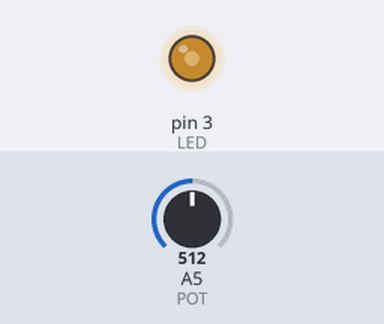
Simulated run of this sketch. Board: Arduino Uno, built with avr-gcc and run on an emulated ATmega328P. On the bench: output pins drawn as LEDs (lit = HIGH). The test bench sets the inputs (shaded band); at power-on: A5 (POT) = 512.

Above: at 1.2 s.
1.3 s: A5 (POT) set to 716
At 2.1 s:
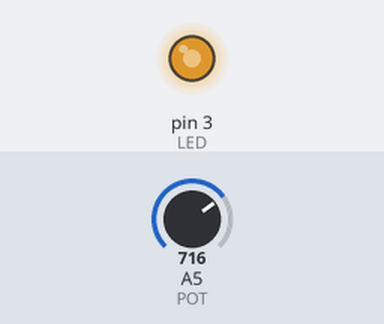
2.8 s: A5 (POT) set to 900
At 3.2 s:
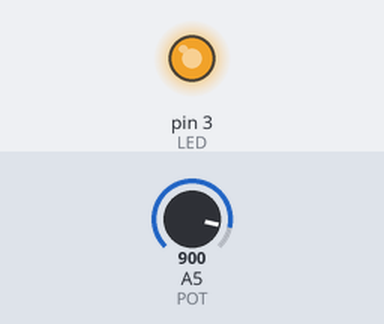
4.3 s: A5 (POT) set to 122
At 5.5 s:
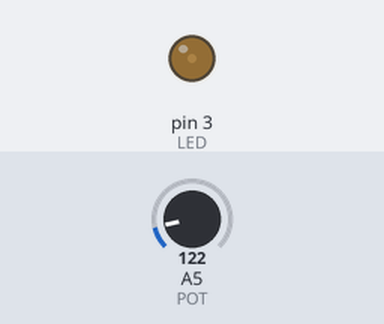
5.8 s: A5 (POT) set to 0
At 6.7 s:
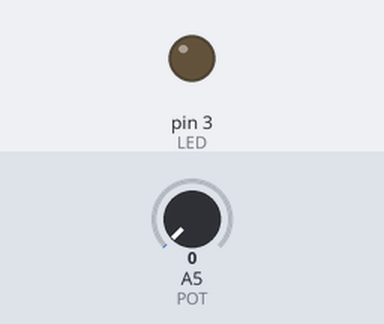
7.3 s: A5 (POT) set to 511
At 7.8 s:
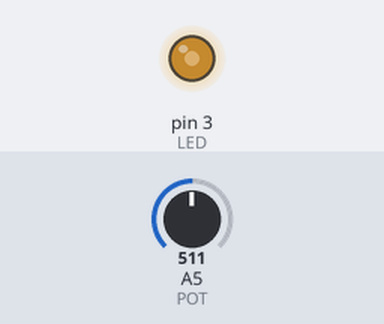
Timing chart, 0 to 9.8 s (numbered marks = the images above; inputs shaded):
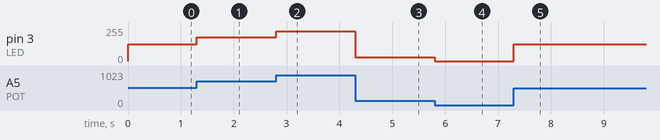

Measured:
- after the input at 1.3 s, pin 3 (LED): 127/255 → 178/255 at once
- after the input at 2.8 s, pin 3 (LED): 178/255 → 224/255 at once
- after the input at 4.3 s, pin 3 (LED): 224/255 → 30/255 at once
- after the input at 5.8 s, pin 3 (LED): 30/255 → 0/255 at once
- after the input at 7.3 s, pin 3 (LED): 0/255 → 127/255 at once

The sketch:

Potentiometer.ino
```cpp
#define LED 3
#define POT A5
void setup()
{
  pinMode(LED, OUTPUT);
  pinMode(POT, INPUT);
}

void loop()
{
  long potValue = analogRead(POT);
  long brightness = map(potValue, 0, 1023, 0, 255);
  //Another way
  //long brightness = potValue / 1023.0 * 255;
  //analogWrite(LED, brightness);
  analogWrite(LED, brightness);
}
```
